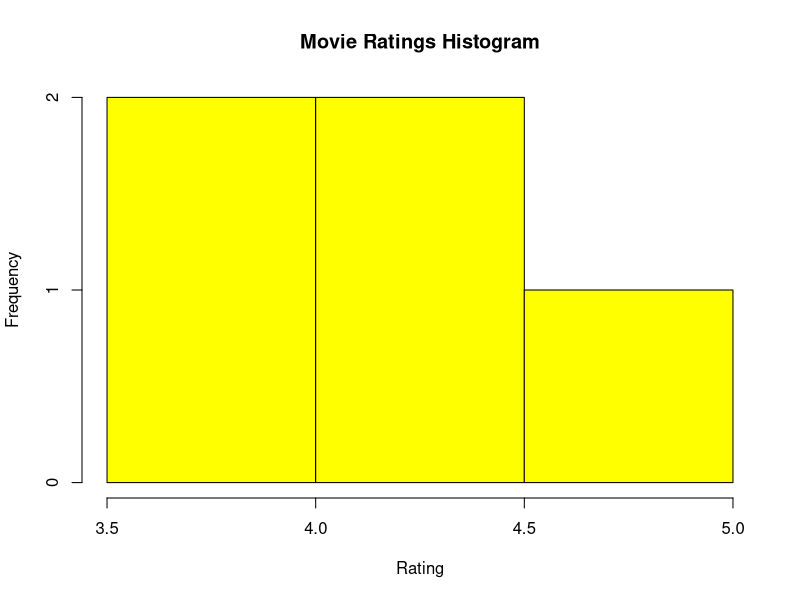
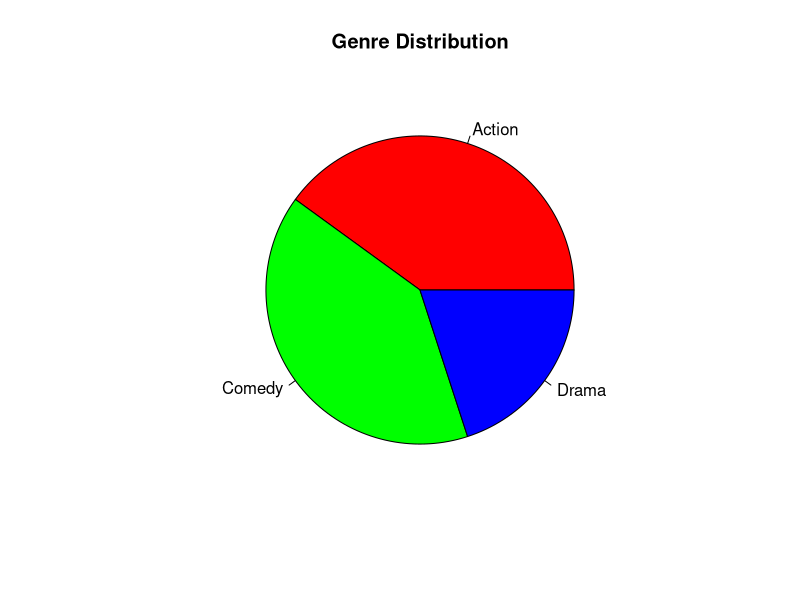
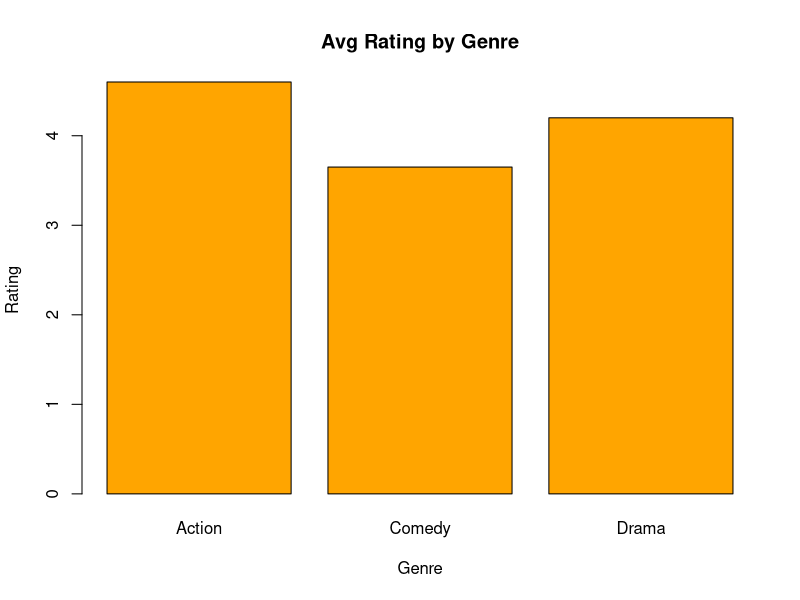
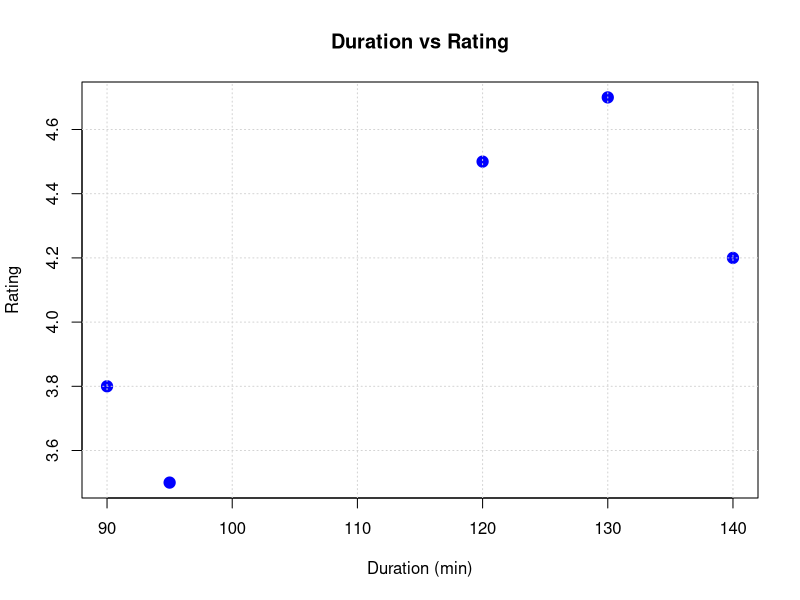

The R source for these figures, in order:
# Experiment 21: Movie Ratings Analysis
# Course: Data Handling and Visualization

# Dataset
df21 <- data.frame(
  MovieID = 1:5,
  Genre = c("Action", "Comedy", "Drama", "Action", "Comedy"),
  Rating = c(4.5, 3.8, 4.2, 4.7, 3.5),
  Duration = c(120, 90, 140, 130, 95)
)

cat("--- Experiment 21: Movie Ratings Analysis ---\n")
print(df21)

# Q5: Create a histogram of movie ratings.
png("outputs/exp21_q5_histogram.png", width=800, height=600)
hist(df21$Rating, col="yellow", main="Movie Ratings Histogram", xlab="Rating", ylab="Frequency")
dev.off()

# Q6: Generate a pie chart showing genre distribution.
png("outputs/exp21_q6_pie_chart.png", width=800, height=600)
pie(table(df21$Genre), col=rainbow(3), main="Genre Distribution")
dev.off()

# Q7: Build a bar chart of average ratings by genre.
genre_rating_avg <- aggregate(Rating ~ Genre, data=df21, mean)
print(genre_rating_avg)
png("outputs/exp21_q7_bar_chart.png", width=800, height=600)
barplot(genre_rating_avg$Rating, names.arg=genre_rating_avg$Genre, col="orange", main="Avg Rating by Genre", ylab="Rating", xlab="Genre")
dev.off()

# Q8: Create a scatter plot of duration vs rating.
png("outputs/exp21_q8_scatter_plot.png", width=800, height=600)
plot(df21$Duration, df21$Rating, col="blue", pch=19, cex=1.5, main="Duration vs Rating", xlab="Duration (min)", ylab="Rating")
grid()
dev.off()
cat("Experiment 21 successfully completed. Plots saved to outputs/.\n\n")
